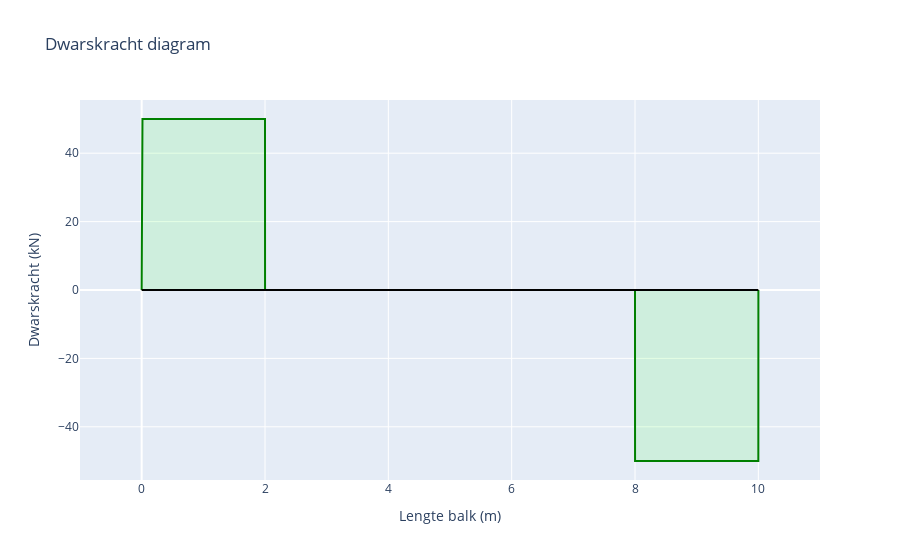

The code cell stored with this chart in its notebook:
### Code cell
layout = go.Layout(
    title="Dwarskracht diagram",
    xaxis=dict(title="Lengte balk (m)", range=[-1, lengteBalk+1]),
    yaxis=dict(title="Dwarskracht (kN)"),
    showlegend=False
)

line = go.Scatter(
    x=X,
    y= sum(shearForce),
    mode='lines',
    name='Dwarskracht (kN)',
    fill = 'tonexty',
    line_color='green',
    fillcolor='rgba(0,255,0,0.1)'
)

axis = go.Scatter(
    x= [0,lengteBalk],
    y= [0,0],
    mode='lines',
    line_color='black'
)

fig= go.Figure(data=[line, axis], layout=layout)
fig.show()

### Figure 1 — Plotly figure (JSON) as saved in the notebook; plotly's stock layout.template omitted (floating-point values rounded to 4 significant figures; data arrays with more than 128 entries replaced by an {"elided": "..."} marker saying what was removed)
{"data": [{"fill": "tonexty", "fillcolor": "rgba(0,255,0,0.1)", "line": {"color": "green"}, "mode": "lines", "name": "Dwarskracht (kN)", "type": "scatter", "x": {"elided": "10002 float values"}, "y": {"elided": "10002 int values"}}, {"line": {"color": "black"}, "mode": "lines", "type": "scatter", "x": [0, 10], "y": [0, 0]}], "layout": {"showlegend": false, "title": {"text": "Dwarskracht diagram"}, "xaxis": {"range": [-1, 11], "title": {"text": "Lengte balk (m)"}}, "yaxis": {"title": {"text": "Dwarskracht (kN)"}}}}
